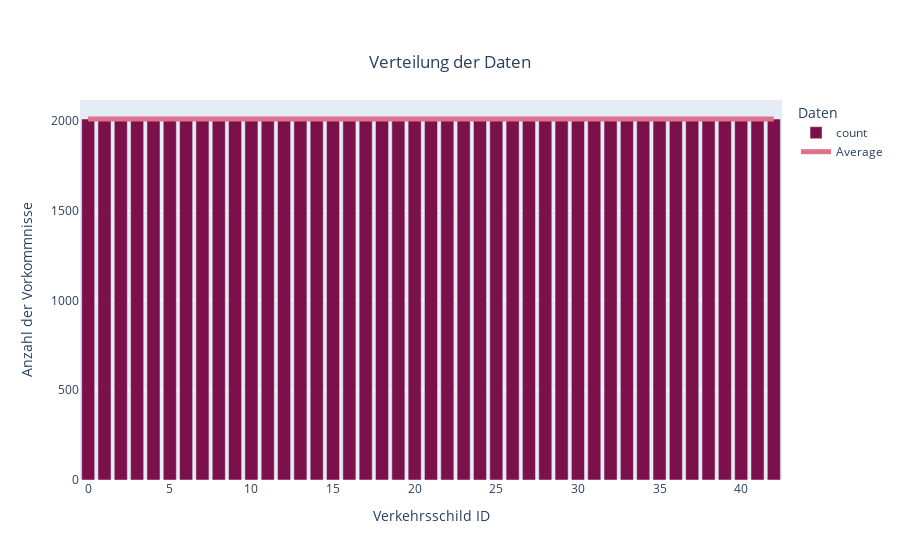

Write notebook code for a chart like this one.
### Code cell
plot_sign_distribution(train_augmented)

### Figure 1 — Plotly figure (JSON) as saved in the notebook; plotly's stock layout.template omitted (floating-point values rounded to 4 significant figures)
{"data": [{"alignmentgroup": "True", "hovertemplate": "Daten=count<br>Verkehrsschild ID=%{x}<br>Anzahl der Vorkommnisse=%{y}<extra></extra>", "legendgroup": "count", "marker": {"color": "#7B104B", "pattern": {"shape": ""}}, "name": "count", "offsetgroup": "count", "orientation": "v", "showlegend": true, "textposition": "auto", "type": "bar", "x": [0, 1, 2, 3, 4, 5, 6, 7, 8, 9, 10, 11, 12, 13, 14, 15, 16, 17, 18, 19, 20, 21, 22, 23, 24, 25, 26, 27, 28, 29, 30, 31, 32, 33, 34, 35, 36, 37, 38, 39, 40, 41, 42], "xaxis": "x", "y": [2010, 2010, 2010, 2010, 2010, 2010, 2010, 2010, 2010, 2010, 2010, 2010, 2010, 2010, 2010, 2010, 2010, 2010, 2010, 2010, 2010, 2010, 2010, 2010, 2010, 2010, 2010, 2010, 2010, 2010, 2010, 2010, 2010, 2010, 2010, 2010, 2010, 2010, 2010, 2010, 2010, 2010, 2010], "yaxis": "y"}, {"line": {"color": "#DE718B", "width": 5}, "marker": {"color": "#7B104B"}, "mode": "lines", "name": "Average", "type": "scatter", "x": [0, 42], "y": [2010, 2010]}], "layout": {"barmode": "relative", "legend": {"title": {"text": "Daten"}, "tracegroupgap": 0}, "title": {"text": "Verteilung der Daten", "x": 0.5, "xanchor": "center", "y": 0.9, "yanchor": "top"}, "xaxis": {"anchor": "y", "domain": [0, 1], "title": {"text": "Verkehrsschild ID"}}, "yaxis": {"anchor": "x", "domain": [0, 1], "title": {"text": "Anzahl der Vorkommnisse"}}}}
